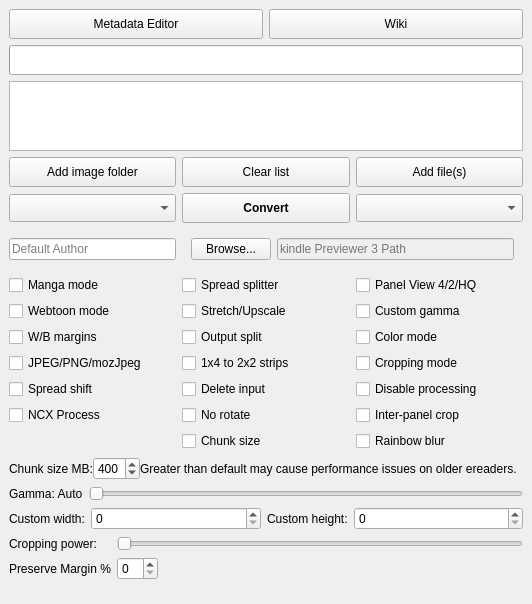
<?xml version="1.0" encoding="UTF-8"?>
<ui version="4.0">
 <class>mainWindow</class>
 <widget class="QMainWindow" name="mainWindow">
  <property name="geometry">
   <rect>
    <x>0</x>
    <y>0</y>
    <width>522</width>
    <height>572</height>
   </rect>
  </property>
  <property name="windowTitle">
   <string>Kindle Comic Converter</string>
  </property>
  <property name="windowIcon">
   <iconset resource="KCC.qrc">
    <normaloff>:/Icon/icons/comic2ebook.png</normaloff>:/Icon/icons/comic2ebook.png</iconset>
  </property>
  <widget class="QWidget" name="centralWidget">
   <layout class="QGridLayout" name="gridLayout">
    <property name="bottomMargin">
     <number>5</number>
    </property>
    <item row="2" column="0" colspan="2">
     <widget class="QListWidget" name="jobList">
      <property name="styleSheet">
       <string notr="true"/>
      </property>
      <property name="selectionMode">
       <enum>QAbstractItemView::SelectionMode::NoSelection</enum>
      </property>
      <property name="verticalScrollMode">
       <enum>QAbstractItemView::ScrollMode::ScrollPerPixel</enum>
      </property>
      <property name="horizontalScrollMode">
       <enum>QAbstractItemView::ScrollMode::ScrollPerPixel</enum>
      </property>
     </widget>
    </item>
    <item row="0" column="0" colspan="2">
     <widget class="QWidget" name="toolWidget" native="true">
      <layout class="QHBoxLayout" name="horizontalLayout">
       <property name="leftMargin">
        <number>0</number>
       </property>
       <property name="topMargin">
        <number>0</number>
       </property>
       <property name="rightMargin">
        <number>0</number>
       </property>
       <property name="bottomMargin">
        <number>0</number>
       </property>
       <item>
        <widget class="QPushButton" name="editorButton">
         <property name="minimumSize">
          <size>
           <width>0</width>
           <height>30</height>
          </size>
         </property>
         <property name="toolTip">
          <string>&lt;html&gt;&lt;head/&gt;&lt;body&gt;&lt;p style='white-space:pre'&gt;Shift+Click to edit directory.&lt;/p&gt;&lt;/body&gt;&lt;/html&gt;</string>
         </property>
         <property name="text">
          <string>Metadata Editor</string>
         </property>
         <property name="icon">
          <iconset resource="KCC.qrc">
           <normaloff>:/Other/icons/editor.png</normaloff>:/Other/icons/editor.png</iconset>
         </property>
        </widget>
       </item>
       <item>
        <widget class="QPushButton" name="wikiButton">
         <property name="minimumSize">
          <size>
           <width>0</width>
           <height>30</height>
          </size>
         </property>
         <property name="text">
          <string>Wiki</string>
         </property>
         <property name="icon">
          <iconset resource="KCC.qrc">
           <normaloff>:/Other/icons/wiki.png</normaloff>:/Other/icons/wiki.png</iconset>
         </property>
        </widget>
       </item>
      </layout>
     </widget>
    </item>
    <item row="3" column="0" colspan="2">
     <widget class="QWidget" name="buttonWidget" native="true">
      <property name="sizePolicy">
       <sizepolicy hsizetype="Preferred" vsizetype="Fixed">
        <horstretch>0</horstretch>
        <verstretch>0</verstretch>
       </sizepolicy>
      </property>
      <layout class="QGridLayout" name="gridLayout_4">
       <property name="leftMargin">
        <number>0</number>
       </property>
       <property name="topMargin">
        <number>0</number>
       </property>
       <property name="rightMargin">
        <number>0</number>
       </property>
       <property name="bottomMargin">
        <number>0</number>
       </property>
       <item row="0" column="0">
        <widget class="QPushButton" name="directoryButton">
         <property name="minimumSize">
          <size>
           <width>0</width>
           <height>30</height>
          </size>
         </property>
         <property name="toolTip">
          <string>&lt;html&gt;&lt;head/&gt;&lt;body&gt;&lt;p style='white-space:pre'&gt;Add directory containing JPG, PNG or GIF files to queue.&lt;br/&gt;&lt;span style=&quot; font-weight:600;&quot;&gt;CBR, CBZ and CB7 files inside will not be processed!&lt;/span&gt;&lt;/p&gt;&lt;/body&gt;&lt;/html&gt;</string>
         </property>
         <property name="text">
          <string>Add image folder</string>
         </property>
         <property name="icon">
          <iconset resource="KCC.qrc">
           <normaloff>:/Other/icons/folder_new.png</normaloff>:/Other/icons/folder_new.png</iconset>
         </property>
        </widget>
       </item>
       <item row="0" column="3">
        <widget class="QPushButton" name="fileButton">
         <property name="minimumSize">
          <size>
           <width>0</width>
           <height>30</height>
          </size>
         </property>
         <property name="toolTip">
          <string>&lt;html&gt;&lt;head/&gt;&lt;body&gt;&lt;p style='white-space:pre'&gt;Add CBR, CBZ, CB7 or PDF file to queue.&lt;/p&gt;&lt;/body&gt;&lt;/html&gt;</string>
         </property>
         <property name="text">
          <string>Add file(s)</string>
         </property>
         <property name="icon">
          <iconset resource="KCC.qrc">
           <normaloff>:/Other/icons/document_new.png</normaloff>:/Other/icons/document_new.png</iconset>
         </property>
        </widget>
       </item>
       <item row="1" column="0">
        <widget class="QComboBox" name="deviceBox">
         <property name="minimumSize">
          <size>
           <width>0</width>
           <height>28</height>
          </size>
         </property>
         <property name="toolTip">
          <string>&lt;html&gt;&lt;head/&gt;&lt;body&gt;&lt;p style='white-space:pre'&gt;Target device.&lt;/p&gt;&lt;/body&gt;&lt;/html&gt;</string>
         </property>
        </widget>
       </item>
       <item row="1" column="3">
        <widget class="QComboBox" name="formatBox">
         <property name="minimumSize">
          <size>
           <width>0</width>
           <height>28</height>
          </size>
         </property>
         <property name="toolTip">
          <string>&lt;html&gt;&lt;head/&gt;&lt;body&gt;&lt;p style='white-space:pre'&gt;Output format.&lt;/p&gt;&lt;/body&gt;&lt;/html&gt;</string>
         </property>
        </widget>
       </item>
       <item row="1" column="2">
        <widget class="QPushButton" name="convertButton">
         <property name="minimumSize">
          <size>
           <width>0</width>
           <height>30</height>
          </size>
         </property>
         <property name="font">
          <font>
           <bold>true</bold>
          </font>
         </property>
         <property name="toolTip">
          <string>&lt;html&gt;&lt;head/&gt;&lt;body&gt;&lt;p style='white-space:pre'&gt;Shift+Click to select the output directory.&lt;/p&gt;&lt;/body&gt;&lt;/html&gt;</string>
         </property>
         <property name="text">
          <string>Convert</string>
         </property>
         <property name="icon">
          <iconset resource="KCC.qrc">
           <normaloff>:/Other/icons/convert.png</normaloff>:/Other/icons/convert.png</iconset>
         </property>
        </widget>
       </item>
       <item row="0" column="2">
        <widget class="QPushButton" name="clearButton">
         <property name="minimumSize">
          <size>
           <width>0</width>
           <height>30</height>
          </size>
         </property>
         <property name="text">
          <string>Clear list</string>
         </property>
         <property name="icon">
          <iconset resource="KCC.qrc">
           <normaloff>:/Other/icons/clear.png</normaloff>:/Other/icons/clear.png</iconset>
         </property>
        </widget>
       </item>
      </layout>
      <zorder>directoryButton</zorder>
      <zorder>clearButton</zorder>
      <zorder>fileButton</zorder>
      <zorder>deviceBox</zorder>
      <zorder>convertButton</zorder>
      <zorder>formatBox</zorder>
     </widget>
    </item>
    <item row="1" column="0" colspan="2">
     <widget class="QProgressBar" name="progressBar">
      <property name="minimumSize">
       <size>
        <width>0</width>
        <height>30</height>
       </size>
      </property>
      <property name="font">
       <font>
        <bold>true</bold>
       </font>
      </property>
      <property name="visible">
       <bool>false</bool>
      </property>
      <property name="alignment">
       <set>Qt::AlignmentFlag::AlignJustify|Qt::AlignmentFlag::AlignVCenter</set>
      </property>
     </widget>
    </item>
    <item row="8" column="0" colspan="2">
     <widget class="QWidget" name="customWidget" native="true">
      <property name="visible">
       <bool>false</bool>
      </property>
      <layout class="QGridLayout" name="gridLayout_3">
       <property name="leftMargin">
        <number>0</number>
       </property>
       <property name="topMargin">
        <number>0</number>
       </property>
       <property name="rightMargin">
        <number>0</number>
       </property>
       <property name="bottomMargin">
        <number>0</number>
       </property>
       <item row="0" column="2">
        <widget class="QLabel" name="hLabel">
         <property name="sizePolicy">
          <sizepolicy hsizetype="Fixed" vsizetype="Preferred">
           <horstretch>0</horstretch>
           <verstretch>0</verstretch>
          </sizepolicy>
         </property>
         <property name="toolTip">
          <string>&lt;html&gt;&lt;head/&gt;&lt;body&gt;&lt;p style='white-space:pre'&gt;Resolution of the target device.&lt;/p&gt;&lt;/body&gt;&lt;/html&gt;</string>
         </property>
         <property name="text">
          <string>Custom height:</string>
         </property>
        </widget>
       </item>
       <item row="0" column="1">
        <widget class="QSpinBox" name="widthBox">
         <property name="toolTip">
          <string>&lt;html&gt;&lt;head/&gt;&lt;body&gt;&lt;p style='white-space:pre'&gt;Resolution of the target device.&lt;/p&gt;&lt;/body&gt;&lt;/html&gt;</string>
         </property>
         <property name="maximum">
          <number>2160</number>
         </property>
        </widget>
       </item>
       <item row="0" column="0">
        <widget class="QLabel" name="wLabel">
         <property name="sizePolicy">
          <sizepolicy hsizetype="Fixed" vsizetype="Preferred">
           <horstretch>0</horstretch>
           <verstretch>0</verstretch>
          </sizepolicy>
         </property>
         <property name="toolTip">
          <string>&lt;html&gt;&lt;head/&gt;&lt;body&gt;&lt;p style='white-space:pre'&gt;Resolution of the target device.&lt;/p&gt;&lt;/body&gt;&lt;/html&gt;</string>
         </property>
         <property name="text">
          <string>Custom width:</string>
         </property>
        </widget>
       </item>
       <item row="0" column="3">
        <widget class="QSpinBox" name="heightBox">
         <property name="toolTip">
          <string>&lt;html&gt;&lt;head/&gt;&lt;body&gt;&lt;p style='white-space:pre'&gt;Resolution of the target device.&lt;/p&gt;&lt;/body&gt;&lt;/html&gt;</string>
         </property>
         <property name="maximum">
          <number>3840</number>
         </property>
        </widget>
       </item>
      </layout>
     </widget>
    </item>
    <item row="9" column="0" colspan="2">
     <widget class="QWidget" name="croppingWidget" native="true">
      <property name="visible">
       <bool>false</bool>
      </property>
      <layout class="QGridLayout" name="gridLayout_5">
       <property name="leftMargin">
        <number>0</number>
       </property>
       <property name="topMargin">
        <number>0</number>
       </property>
       <property name="rightMargin">
        <number>0</number>
       </property>
       <property name="bottomMargin">
        <number>0</number>
       </property>
       <item row="1" column="0">
        <widget class="QLabel" name="preserveMarginLabel">
         <property name="toolTip">
          <string>&lt;html&gt;&lt;head/&gt;&lt;body&gt;&lt;p&gt;After calculating the cropping boundaries, &amp;quot;back up&amp;quot; a specified percentage amount.&lt;/p&gt;&lt;/body&gt;&lt;/html&gt;</string>
         </property>
         <property name="text">
          <string>Preserve Margin %</string>
         </property>
        </widget>
       </item>
       <item row="0" column="0">
        <widget class="QLabel" name="croppingPowerLabel">
         <property name="text">
          <string>Cropping power:</string>
         </property>
        </widget>
       </item>
       <item row="0" column="1">
        <widget class="QSlider" name="croppingPowerSlider">
         <property name="maximum">
          <number>300</number>
         </property>
         <property name="singleStep">
          <number>1</number>
         </property>
         <property name="orientation">
          <enum>Qt::Orientation::Horizontal</enum>
         </property>
        </widget>
       </item>
       <item row="1" column="1">
        <widget class="QSpinBox" name="preserveMarginBox">
         <property name="sizePolicy">
          <sizepolicy hsizetype="Fixed" vsizetype="Fixed">
           <horstretch>0</horstretch>
           <verstretch>0</verstretch>
          </sizepolicy>
         </property>
         <property name="maximum">
          <number>99</number>
         </property>
         <property name="singleStep">
          <number>5</number>
         </property>
         <property name="value">
          <number>0</number>
         </property>
        </widget>
       </item>
      </layout>
     </widget>
    </item>
    <item row="5" column="0" colspan="2">
     <widget class="QWidget" name="optionWidget" native="true">
      <layout class="QGridLayout" name="gridLayout_2">
       <property name="leftMargin">
        <number>0</number>
       </property>
       <property name="topMargin">
        <number>0</number>
       </property>
       <property name="rightMargin">
        <number>0</number>
       </property>
       <property name="bottomMargin">
        <number>0</number>
       </property>
       <item row="3" column="1">
        <widget class="QCheckBox" name="outputSplit">
         <property name="toolTip">
          <string>&lt;html&gt;&lt;head/&gt;&lt;body&gt;&lt;p style='white-space:pre'&gt;&lt;span style=&quot; font-weight:600; text-decoration: underline;&quot;&gt;Unchecked - Automatic mode&lt;br/&gt;&lt;/span&gt;The output will be split automatically.&lt;/p&gt;&lt;p style='white-space:pre'&gt;&lt;span style=&quot; font-weight:600; text-decoration: underline;&quot;&gt;Checked - Volume mode&lt;br/&gt;&lt;/span&gt;Every subdirectory will be considered as a separate volume.&lt;/p&gt;&lt;/body&gt;&lt;/html&gt;</string>
         </property>
         <property name="text">
          <string>Output split</string>
         </property>
        </widget>
       </item>
       <item row="6" column="0">
        <widget class="QCheckBox" name="ncxProcessingBox">
         <property name="toolTip">
          <string>Process NCX files to reorder images based on playOrder</string>
         </property>
         <property name="text">
          <string>NCX Process</string>
         </property>
        </widget>
       </item>
       <item row="2" column="0">
        <widget class="QCheckBox" name="webtoonBox">
         <property name="toolTip">
          <string>&lt;html&gt;&lt;head/&gt;&lt;body&gt;&lt;p style='white-space:pre'&gt;Enable special parsing mode for Korean Webtoons.&lt;/p&gt;&lt;/body&gt;&lt;/html&gt;</string>
         </property>
         <property name="text">
          <string>Webtoon mode</string>
         </property>
        </widget>
       </item>
       <item row="1" column="2">
        <widget class="QCheckBox" name="qualityBox">
         <property name="toolTip">
          <string>&lt;html&gt;&lt;head/&gt;&lt;body&gt;&lt;p style='white-space:pre'&gt;&lt;span style=&quot; font-weight:600; text-decoration: underline;&quot;&gt;Unchecked - 4 panels&lt;br/&gt;&lt;/span&gt;Zoom each corner separately.&lt;/p&gt;&lt;p style='white-space:pre'&gt;&lt;span style=&quot; font-weight:600; text-decoration: underline;&quot;&gt;Indeterminate - 2 panels&lt;br/&gt;&lt;/span&gt;Zoom only the top and bottom of the page.&lt;/p&gt;&lt;p&gt;&lt;span style=&quot; font-weight:600; text-decoration: underline;&quot;&gt;Checked - 4 high-quality panels&lt;br/&gt;&lt;/span&gt;Zoom each corner separately. Try to increase the quality of magnification. Check wiki for more details.&lt;/p&gt;&lt;/body&gt;&lt;/html&gt;</string>
         </property>
         <property name="text">
          <string>Panel View 4/2/HQ</string>
         </property>
         <property name="tristate">
          <bool>true</bool>
         </property>
        </widget>
       </item>
       <item row="2" column="1">
        <widget class="QCheckBox" name="upscaleBox">
         <property name="toolTip">
          <string>&lt;html&gt;&lt;head/&gt;&lt;body&gt;&lt;p&gt;&lt;span style=&quot; font-weight:600; text-decoration: underline;&quot;&gt;Unchecked - Nothing&lt;br/&gt;&lt;/span&gt;Images smaller than device resolution will not be resized.&lt;/p&gt;&lt;p&gt;&lt;span style=&quot; font-weight:600; text-decoration: underline;&quot;&gt;Indeterminate - Stretching&lt;br/&gt;&lt;/span&gt;Images smaller than device resolution will be resized. Aspect ratio will be not preserved.&lt;/p&gt;&lt;p&gt;&lt;span style=&quot; font-weight:600; text-decoration: underline;&quot;&gt;Checked - Upscaling&lt;br/&gt;&lt;/span&gt;Images smaller than device resolution will be resized. Aspect ratio will be preserved.&lt;/p&gt;&lt;/body&gt;&lt;/html&gt;</string>
         </property>
         <property name="text">
          <string>Stretch/Upscale</string>
         </property>
         <property name="tristate">
          <bool>true</bool>
         </property>
        </widget>
       </item>
       <item row="4" column="2">
        <widget class="QCheckBox" name="croppingBox">
         <property name="toolTip">
          <string>&lt;html&gt;&lt;head/&gt;&lt;body&gt;&lt;p&gt;&lt;span style=&quot; font-weight:600; text-decoration: underline;&quot;&gt;Unchecked - Disabled&lt;/span&gt;&lt;/p&gt;&lt;p&gt;Disabled&lt;/p&gt;&lt;p&gt;&lt;span style=&quot; font-weight:600; text-decoration: underline;&quot;&gt;Indeterminate - Margins&lt;br/&gt;&lt;/span&gt;Margins&lt;/p&gt;&lt;p&gt;&lt;span style=&quot; font-weight:600; text-decoration: underline;&quot;&gt;Checked - Margins + page numbers&lt;br/&gt;&lt;/span&gt;Margins +page numbers&lt;/p&gt;&lt;/body&gt;&lt;/html&gt;</string>
         </property>
         <property name="text">
          <string>Cropping mode</string>
         </property>
         <property name="tristate">
          <bool>true</bool>
         </property>
        </widget>
       </item>
       <item row="5" column="2">
        <widget class="QCheckBox" name="disableProcessingBox">
         <property name="toolTip">
          <string>&lt;html&gt;&lt;head/&gt;&lt;body&gt;&lt;p style='white-space:pre'&gt;Do not process any image, ignore profile and processing options.&lt;/p&gt;&lt;/body&gt;&lt;/html&gt;</string>
         </property>
         <property name="text">
          <string>Disable processing</string>
         </property>
        </widget>
       </item>
       <item row="4" column="1">
        <widget class="QCheckBox" name="maximizeStrips">
         <property name="toolTip">
          <string>&lt;html&gt;&lt;head/&gt;&lt;body&gt;&lt;p&gt;&lt;span style=&quot; font-weight:600; text-decoration: underline;&quot;&gt;Unchecked - 1x4&lt;br/&gt;&lt;/span&gt;Keep format 1x4 panels strips.&lt;/p&gt;&lt;p&gt;&lt;span style=&quot; font-weight:600; text-decoration: underline;&quot;&gt;Checked - 2x2&lt;br/&gt;&lt;/span&gt;Turn 1x4 strips to 2x2 to maximize screen usage.&lt;/p&gt;&lt;/body&gt;&lt;/html&gt;</string>
         </property>
         <property name="text">
          <string>1x4 to 2x2 strips</string>
         </property>
        </widget>
       </item>
       <item row="0" column="0">
        <widget class="QLineEdit" name="authorEdit">
         <property name="sizePolicy">
          <sizepolicy hsizetype="Minimum" vsizetype="Fixed">
           <horstretch>0</horstretch>
           <verstretch>0</verstretch>
          </sizepolicy>
         </property>
         <property name="focusPolicy">
          <enum>Qt::FocusPolicy::ClickFocus</enum>
         </property>
         <property name="toolTip">
          <string>Default Author is KCC</string>
         </property>
         <property name="placeholderText">
          <string>Default Author</string>
         </property>
         <property name="clearButtonEnabled">
          <bool>false</bool>
         </property>
        </widget>
       </item>
       <item row="3" column="2">
        <widget class="QCheckBox" name="colorBox">
         <property name="toolTip">
          <string>&lt;html&gt;&lt;head/&gt;&lt;body&gt;&lt;p style='white-space:pre'&gt;Disable conversion to grayscale.&lt;/p&gt;&lt;/body&gt;&lt;/html&gt;</string>
         </property>
         <property name="text">
          <string>Color mode</string>
         </property>
        </widget>
       </item>
       <item row="6" column="1">
        <widget class="QCheckBox" name="noRotateBox">
         <property name="toolTip">
          <string>Do not rotate double page spreads in spread splitter option.</string>
         </property>
         <property name="text">
          <string>No rotate</string>
         </property>
        </widget>
       </item>
       <item row="1" column="1">
        <widget class="QCheckBox" name="rotateBox">
         <property name="toolTip">
          <string>&lt;html&gt;&lt;head/&gt;&lt;body&gt;&lt;p&gt;&lt;span style=&quot; font-weight:600; text-decoration: underline;&quot;&gt;Unchecked - Split&lt;br/&gt;&lt;/span&gt;Double page spreads will be cut into two separate pages.&lt;/p&gt;&lt;p&gt;&lt;span style=&quot; font-weight:600; text-decoration: underline;&quot;&gt;Indeterminate - Rotate and split&lt;br/&gt;&lt;/span&gt;Double page spreads will be displayed twice. First rotated and then split. &lt;/p&gt;&lt;p&gt;&lt;span style=&quot; font-weight:600; text-decoration: underline;&quot;&gt;Checked - Rotate&lt;br/&gt;&lt;/span&gt;Double page spreads will be rotated.&lt;/p&gt;&lt;/body&gt;&lt;/html&gt;</string>
         </property>
         <property name="text">
          <string>Spread splitter</string>
         </property>
         <property name="tristate">
          <bool>true</bool>
         </property>
        </widget>
       </item>
       <item row="7" column="1">
        <widget class="QCheckBox" name="chunkSizeCheckBox">
         <property name="toolTip">
          <string>&lt;html&gt;&lt;head/&gt;&lt;body&gt;&lt;p&gt;&lt;span style=&quot; font-weight:700; text-decoration: underline;&quot;&gt;Unchecked&lt;br/&gt;&lt;/span&gt;Maximal output file size is 100 MB for Webtoon, 400 MB for others before split occurs.&lt;/p&gt;&lt;p&gt;&lt;span style=&quot; font-weight:700; text-decoration: underline;&quot;&gt;Checked&lt;/span&gt;&lt;br/&gt;Output file size specified in &amp;quot;Chunk size MB&amp;quot; before split occurs.&lt;/p&gt;&lt;/body&gt;&lt;/html&gt;</string>
         </property>
         <property name="text">
          <string>Chunk size</string>
         </property>
        </widget>
       </item>
       <item row="5" column="0">
        <widget class="QCheckBox" name="spreadShiftBox">
         <property name="toolTip">
          <string>Shift first page to opposite side in landscape for two page spread alignment</string>
         </property>
         <property name="text">
          <string>Spread shift</string>
         </property>
        </widget>
       </item>
       <item row="3" column="0">
        <widget class="QCheckBox" name="borderBox">
         <property name="toolTip">
          <string>&lt;html&gt;&lt;head/&gt;&lt;body&gt;&lt;p&gt;&lt;span style=&quot; font-weight:600; text-decoration: underline;&quot;&gt;Unchecked - Autodetection&lt;br/&gt;&lt;/span&gt;The color of margins fill will be detected automatically.&lt;/p&gt;&lt;p&gt;&lt;span style=&quot; font-weight:600; text-decoration: underline;&quot;&gt;Indeterminate - White&lt;br/&gt;&lt;/span&gt;Margins will be filled with white color.&lt;/p&gt;&lt;p&gt;&lt;span style=&quot; font-weight:600; text-decoration: underline;&quot;&gt;Checked - Black&lt;br/&gt;&lt;/span&gt;Margins will be filled with black color.&lt;/p&gt;&lt;/body&gt;&lt;/html&gt;</string>
         </property>
         <property name="text">
          <string>W/B margins</string>
         </property>
         <property name="tristate">
          <bool>true</bool>
         </property>
        </widget>
       </item>
       <item row="5" column="1">
        <widget class="QCheckBox" name="deleteBox">
         <property name="toolTip">
          <string>Delete input file(s) or directory. It's not recoverable!</string>
         </property>
         <property name="text">
          <string>Delete input</string>
         </property>
        </widget>
       </item>
       <item row="2" column="2">
        <widget class="QCheckBox" name="gammaBox">
         <property name="toolTip">
          <string>&lt;html&gt;&lt;head/&gt;&lt;body&gt;&lt;p style='white-space:pre'&gt;Disable automatic gamma correction.&lt;/p&gt;&lt;/body&gt;&lt;/html&gt;</string>
         </property>
         <property name="text">
          <string>Custom gamma</string>
         </property>
        </widget>
       </item>
       <item row="7" column="2">
        <widget class="QCheckBox" name="reduceRainbowBox">
         <property name="toolTip">
          <string>Reduce rainbow effect on color eink by slightly blurring images</string>
         </property>
         <property name="text">
          <string>Rainbow blur</string>
         </property>
        </widget>
       </item>
       <item row="6" column="2">
        <widget class="QCheckBox" name="interPanelCropBox">
         <property name="toolTip">
          <string>&lt;html&gt;&lt;head/&gt;&lt;body&gt;&lt;p&gt;&lt;span style=&quot; font-weight:600; text-decoration: underline;&quot;&gt;Unchecked - Disabled&lt;br/&gt;&lt;/span&gt;Disabled&lt;/p&gt;&lt;p&gt;&lt;span style=&quot; font-weight:600; text-decoration: underline;&quot;&gt;Indeterminate - Horizontal&lt;br/&gt;&lt;/span&gt;Crop empty horizontal lines.&lt;/p&gt;&lt;p&gt;&lt;span style=&quot; font-weight:600; text-decoration: underline;&quot;&gt;Checked - Both&lt;br/&gt;&lt;/span&gt;Crop empty horizontal and vertical lines.&lt;/p&gt;&lt;/body&gt;&lt;/html&gt;</string>
         </property>
         <property name="text">
          <string>Inter-panel crop</string>
         </property>
         <property name="tristate">
          <bool>true</bool>
         </property>
        </widget>
       </item>
       <item row="1" column="0">
        <widget class="QCheckBox" name="mangaBox">
         <property name="toolTip">
          <string>&lt;html&gt;&lt;head/&gt;&lt;body&gt;&lt;p style='white-space:pre'&gt;Enable right-to-left reading.&lt;/p&gt;&lt;/body&gt;&lt;/html&gt;</string>
         </property>
         <property name="text">
          <string>Manga mode</string>
         </property>
        </widget>
       </item>
       <item row="4" column="0">
        <widget class="QCheckBox" name="mozJpegBox">
         <property name="toolTip">
          <string>&lt;html&gt;&lt;head/&gt;&lt;body&gt;&lt;p&gt;&lt;span style=&quot; font-weight:600; text-decoration: underline;&quot;&gt;Unchecked - JPEG&lt;br/&gt;&lt;/span&gt;Use JPEG files&lt;/p&gt;&lt;p&gt;&lt;span style=&quot; font-weight:600; text-decoration: underline;&quot;&gt;Indeterminate - force PNG&lt;br/&gt;&lt;/span&gt;Create PNG files instead JPEG&lt;/p&gt;&lt;p&gt;&lt;span style=&quot; font-weight:600; text-decoration: underline;&quot;&gt;Checked - mozJpeg&lt;br/&gt;&lt;/span&gt;10-20% smaller JPEG file, with the same image quality, but processing time multiplied by 2&lt;/p&gt;&lt;/body&gt;&lt;/html&gt;</string>
         </property>
         <property name="text">
          <string>JPEG/PNG/mozJpeg</string>
         </property>
         <property name="tristate">
          <bool>true</bool>
         </property>
        </widget>
       </item>
       <item row="0" column="1" colspan="2">
        <widget class="QWidget" name="setKp3Path" native="true">
         <layout class="QHBoxLayout" name="horizontalLayout_3">
          <item>
           <widget class="QPushButton" name="kindlePreviewerBrowseButton">
            <property name="text">
             <string>Browse...</string>
            </property>
           </widget>
          </item>
          <item>
           <widget class="QLineEdit" name="kindlePreviewerPathEdit">
            <property name="enabled">
             <bool>false</bool>
            </property>
            <property name="readOnly">
             <bool>false</bool>
            </property>
            <property name="placeholderText">
             <string>kindle Previewer 3 Path</string>
            </property>
            <property name="cursorMoveStyle">
             <enum>Qt::CursorMoveStyle::VisualMoveStyle</enum>
            </property>
           </widget>
          </item>
         </layout>
        </widget>
       </item>
      </layout>
     </widget>
    </item>
    <item row="7" column="0" colspan="2">
     <widget class="QWidget" name="gammaWidget" native="true">
      <property name="visible">
       <bool>false</bool>
      </property>
      <layout class="QHBoxLayout" name="horizontalLayout_2">
       <property name="leftMargin">
        <number>0</number>
       </property>
       <property name="topMargin">
        <number>0</number>
       </property>
       <property name="rightMargin">
        <number>0</number>
       </property>
       <property name="bottomMargin">
        <number>0</number>
       </property>
       <item>
        <widget class="QLabel" name="gammaLabel">
         <property name="text">
          <string>Gamma: Auto</string>
         </property>
        </widget>
       </item>
       <item>
        <widget class="QSlider" name="gammaSlider">
         <property name="maximum">
          <number>250</number>
         </property>
         <property name="singleStep">
          <number>5</number>
         </property>
         <property name="orientation">
          <enum>Qt::Orientation::Horizontal</enum>
         </property>
        </widget>
       </item>
      </layout>
     </widget>
    </item>
    <item row="6" column="0">
     <widget class="QWidget" name="chunkSizeWidget" native="true">
      <property name="sizePolicy">
       <sizepolicy hsizetype="Minimum" vsizetype="Fixed">
        <horstretch>0</horstretch>
        <verstretch>0</verstretch>
       </sizepolicy>
      </property>
      <property name="visible">
       <bool>false</bool>
      </property>
      <property name="toolTip">
       <string>&lt;html&gt;&lt;head/&gt;&lt;body&gt;&lt;p&gt;Warning: chunk size greater than default may cause&lt;br/&gt;performance/battery issues, especially on older devices.&lt;/p&gt;&lt;/body&gt;&lt;/html&gt;</string>
      </property>
      <layout class="QHBoxLayout" name="horizontalLayout_4">
       <property name="spacing">
        <number>0</number>
       </property>
       <property name="leftMargin">
        <number>0</number>
       </property>
       <property name="topMargin">
        <number>0</number>
       </property>
       <property name="rightMargin">
        <number>0</number>
       </property>
       <property name="bottomMargin">
        <number>0</number>
       </property>
       <item>
        <widget class="QLabel" name="chunkSizeLabel">
         <property name="sizePolicy">
          <sizepolicy hsizetype="Minimum" vsizetype="Preferred">
           <horstretch>0</horstretch>
           <verstretch>0</verstretch>
          </sizepolicy>
         </property>
         <property name="text">
          <string>Chunk size MB:</string>
         </property>
        </widget>
       </item>
       <item>
        <widget class="QSpinBox" name="chunkSizeBox">
         <property name="minimum">
          <number>100</number>
         </property>
         <property name="maximum">
          <number>600</number>
         </property>
         <property name="value">
          <number>400</number>
         </property>
        </widget>
       </item>
       <item>
        <widget class="QLabel" name="chunkSizeWarnLabel">
         <property name="sizePolicy">
          <sizepolicy hsizetype="Minimum" vsizetype="Preferred">
           <horstretch>0</horstretch>
           <verstretch>0</verstretch>
          </sizepolicy>
         </property>
         <property name="text">
          <string>Greater than default may cause performance issues on older ereaders.</string>
         </property>
        </widget>
       </item>
      </layout>
     </widget>
    </item>
   </layout>
  </widget>
  <widget class="QStatusBar" name="statusBar">
   <property name="sizeGripEnabled">
    <bool>false</bool>
   </property>
  </widget>
 </widget>
 <tabstops>
  <tabstop>clearButton</tabstop>
  <tabstop>directoryButton</tabstop>
  <tabstop>fileButton</tabstop>
  <tabstop>deviceBox</tabstop>
  <tabstop>formatBox</tabstop>
  <tabstop>mangaBox</tabstop>
  <tabstop>rotateBox</tabstop>
  <tabstop>qualityBox</tabstop>
  <tabstop>webtoonBox</tabstop>
  <tabstop>upscaleBox</tabstop>
  <tabstop>gammaBox</tabstop>
  <tabstop>borderBox</tabstop>
  <tabstop>outputSplit</tabstop>
  <tabstop>colorBox</tabstop>
  <tabstop>mozJpegBox</tabstop>
  <tabstop>maximizeStrips</tabstop>
  <tabstop>croppingBox</tabstop>
  <tabstop>spreadShiftBox</tabstop>
  <tabstop>deleteBox</tabstop>
  <tabstop>disableProcessingBox</tabstop>
  <tabstop>chunkSizeBox</tabstop>
  <tabstop>ncxProcessingBox</tabstop>
  <tabstop>noRotateBox</tabstop>
  <tabstop>interPanelCropBox</tabstop>
  <tabstop>reduceRainbowBox</tabstop>
  <tabstop>heightBox</tabstop>
  <tabstop>croppingPowerSlider</tabstop>
  <tabstop>editorButton</tabstop>
  <tabstop>wikiButton</tabstop>
  <tabstop>jobList</tabstop>
  <tabstop>gammaSlider</tabstop>
  <tabstop>widthBox</tabstop>
  <tabstop>preserveMarginBox</tabstop>
  <tabstop>chunkSizeCheckBox</tabstop>
  <tabstop>convertButton</tabstop>
 </tabstops>
 <resources>
  <include location="KCC.qrc"/>
 </resources>
 <connections/>
</ui>
